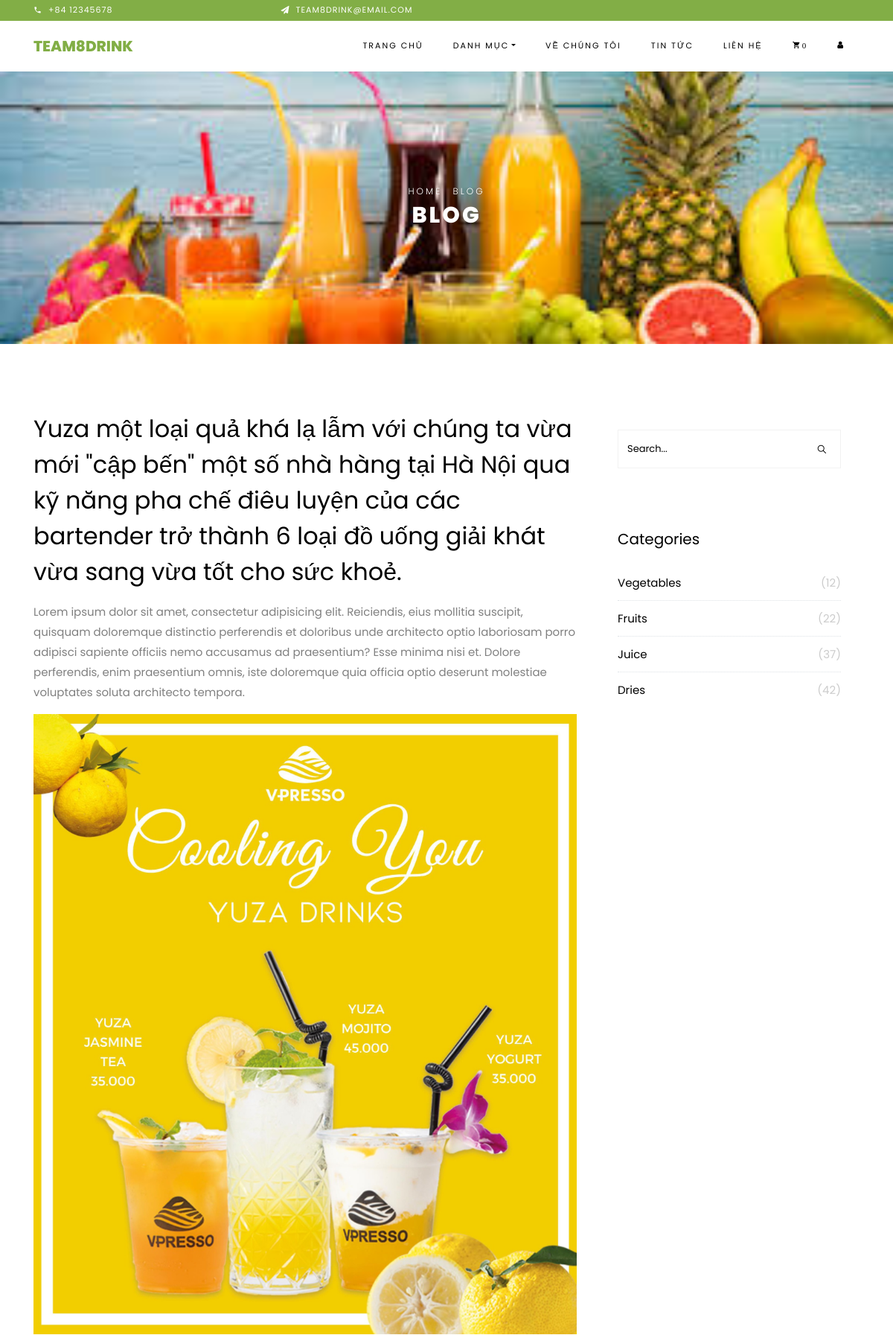
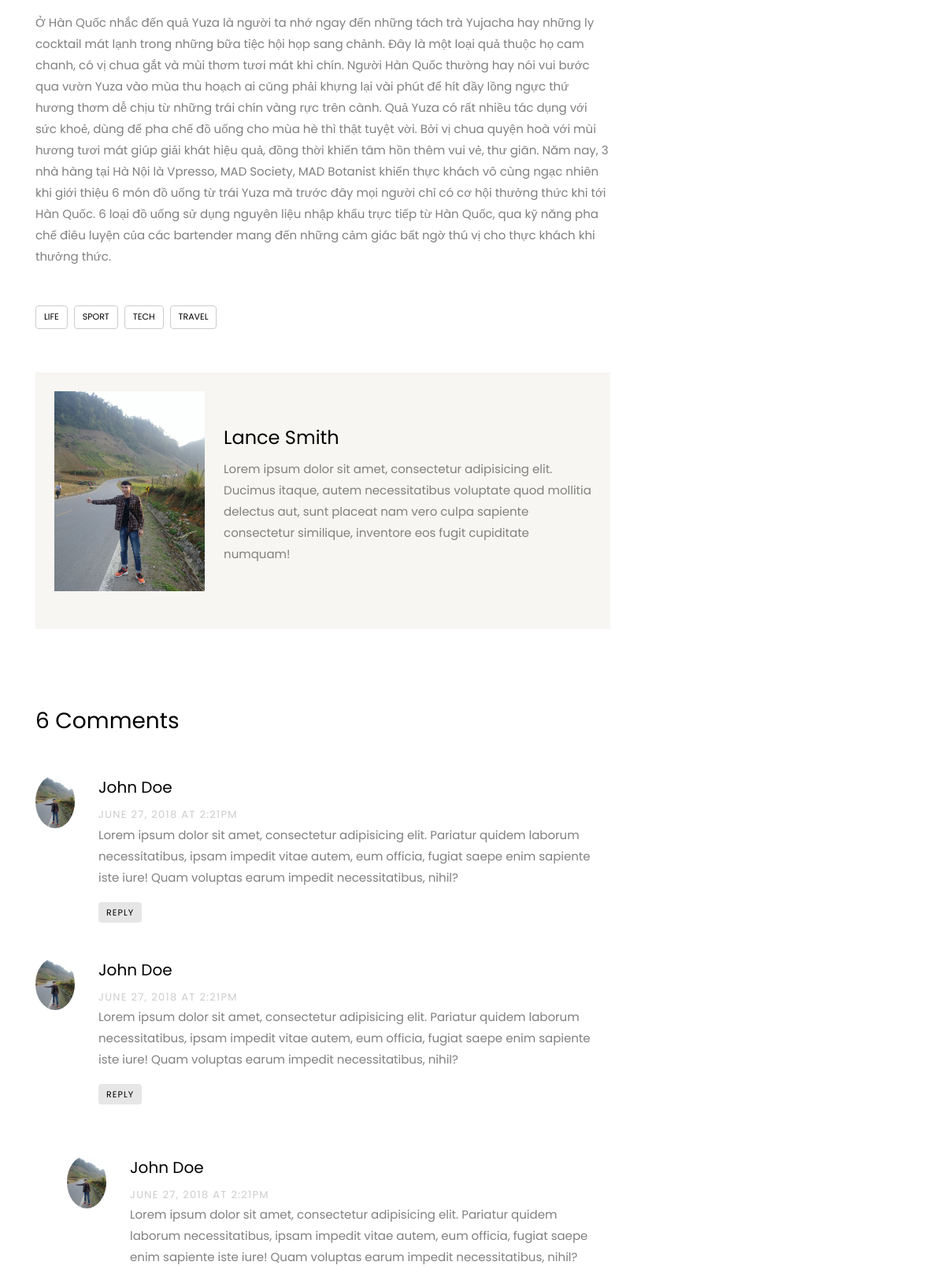
The app's page /?page=blog-single&&id=2 (upper part) with its own data (2 pictures, top to bottom).
### tables this page shows
CREATE TABLE `news` (
  `id` int(11) NOT NULL,
  `news_title` varchar(255) NOT NULL,
  `news_content` varchar(5000) NOT NULL,
  `news_image` varchar(2000) NOT NULL
);

### libs/database.php (called while the page is built, shortened)
<?php
    function connection()
    {
        try {
            $conn = new PDO("mysql:host=localhost;dbname=ship-drink;charset=utf8", "root2", "");
        } catch (PDOException $e) {
            echo "Error connecting to database" . $e->getMessage();
        }
        return $conn;
    }
    function listOne($table, $id, $value)
    {
        $conn = connection();
        try {
            $sql = "SELECT*FROM $table WHERE $id=:$id";
            $stmt = $conn->prepare($sql);
            $stmt->bindParam(":$id", $value);
            $stmt->execute();
            $result = $stmt->fetch(PDO::FETCH_ASSOC);
        } catch (PDOException $e) {
            echo "Error connecting to database" . $e->getMessage();
        } finally {
            unset($conn);
        }
        return $result;
    }
    ?>

### libs/news.php (called while the page is built, shortened)
<?php
    require_once "database.php";
    function list_one_news($id, $value)
    {
        return listOne("news", $id, $value);
    }

### giao-dien/blog-single.php (the view, shortened to what this page needs)
<?php
$id = $_GET['id'];
$new_list_one = list_one_news('id',$id);
?>
<div class="hero-wrap hero-bread" style="background-image: url('images/bg_1.jpg');">
      <div class="container">
        <div class="row no-gutters slider-text align-items-center justify-content-center">
          <div class="col-md-9 ftco-animate text-center">
          	<p class="breadcrumbs"><span class="mr-2"><a href="index.html">Home</a></span> <span>Blog</span></p>
            <h1 class="mb-0 bread">Blog</h1>
          </div>
        </div>
      </div>
    </div>
    <section class="ftco-section ftco-degree-bg">
      <div class="container">
        <div class="row">
          <div class="col-lg-8 ftco-animate">
						<h2 class="mb-3"><?= $new_list_one['news_title'] ?></h2>
            <p>Lorem ipsum dolor sit amet, consectetur adipisicing elit. Reiciendis, eius mollitia suscipit, quisquam doloremque distinctio perferendis et doloribus unde architecto optio laboriosam porro adipisci sapiente officiis nemo accusamus ad praesentium? Esse minima nisi et. Dolore perferendis, enim praesentium omnis, iste doloremque quia officia optio deserunt molestiae voluptates soluta architecto tempora.</p>
            <p>
              <img src="images/<?= $new_list_one['news_image'] ?>" alt="" class="img-fluid">
            </p>
            <p>
            <?= $new_list_one['news_content'] ?>
            </p>
            <div class="tag-widget post-tag-container mb-5 mt-5">
              <div class="tagcloud">
                <a href="#" class="tag-cloud-link">Life</a>
                <a href="#" class="tag-cloud-link">Sport</a>
                <a href="#" class="tag-cloud-link">Tech</a>
                <a href="#" class="tag-cloud-link">Travel</a>
              </div>
            </div>
            <div class="about-author d-flex p-4 bg-light">
              <div class="bio align-self-md-center mr-4">
                <img src="images/person_1.jpg" alt="Image placeholder" class="img-fluid mb-4">
              </div>
              <div class="desc align-self-md-center">
                <h3>Lance Smith</h3>
                <p>Lorem ipsum dolor sit amet, consectetur adipisicing elit. Ducimus itaque, autem necessitatibus voluptate quod mollitia delectus aut, sunt placeat nam vero culpa sapiente consectetur similique, inventore eos fugit cupiditate numquam!</p>
              </div>
            </div>
            <div class="pt-5 mt-5">
              <h3 class="mb-5">6 Comments</h3>
              <ul class="comment-list">
                <li class="comment">
                  <div class="vcard bio">
                    <img src="images/person_1.jpg" alt="Image placeholder">
                  </div>
                  <div class="comment-body">
                    <h3>John Doe</h3>
                    <div class="meta">June 27, 2018 at 2:21pm</div>
                    <p>Lorem ipsum dolor sit amet, consectetur adipisicing elit. Pariatur quidem laborum necessitatibus, ipsam impedit vitae autem, eum officia, fugiat saepe enim sapiente iste iure! Quam voluptas earum impedit necessitatibus, nihil?</p>
                    <p><a href="#" class="reply">Reply</a></p>
                  </div>
                </li>
                <li class="comment">
                  <div class="vcard bio">
                    <img src="images/person_1.jpg" alt="Image placeholder">
                  </div>
                  <div class="comment-body">
                    <h3>John Doe</h3>
                    <div class="meta">June 27, 2018 at 2:21pm</div>
                    <p>Lorem ipsum dolor sit amet, consectetur adipisicing elit. Pariatur quidem laborum necessitatibus, ipsam impedit vitae autem, eum officia, fugiat saepe enim sapiente iste iure! Quam voluptas earum impedit necessitatibus, nihil?</p>
                    <p><a href="#" class="reply">Reply</a></p>
                  </div>
                  <ul class="children">
                    <li class="comment">
                      <div class="vcard bio">
                        <img src="images/person_1.jpg" alt="Image placeholder">
                      </div>
                      <div class="comment-body">
                        <h3>John Doe</h3>
                        <div class="meta">June 27, 2018 at 2:21pm</div>
                        <p>Lorem ipsum dolor sit amet, consectetur adipisicing elit. Pariatur quidem laborum necessitatibus, ipsam impedit vitae autem, eum officia, fugiat saepe enim sapiente iste iure! Quam voluptas earum impedit necessitatibus, nihil?</p>
                      </div>
                    </li>
                  </ul>
                </li>
              </ul>
            </div>
          </div>
          <div class="col-lg-4 sidebar ftco-animate">
            <div class="sidebar-box">
              <form action="#" class="search-form">
                <div class="form-group">
                  <span class="icon ion-ios-search"></span>
                  <input type="text" class="form-control" placeholder="Search...">
                </div>
              </form>
            </div>
            <div class="sidebar-box ftco-animate">
            	<h3 class="heading">Categories</h3>
              <ul class="categories">
                <li><a href="#">Vegetables <span>(12)</span></a></li>
                <li><a href="#">Fruits <span>(22)</span></a></li>
                <li><a href="#">Juice <span>(37)</span></a></li>
                <li><a href="#">Dries <span>(42)</span></a></li>
              </ul>
            </div>
          </div>
        </div>
      </div>
    </section>

### records on screen
news: news_title "Yuza một loại quả khá lạ lẫm với chúng ta vừa mới \"cập bến\" một số nhà hàng tại Hà Nội qua kỹ năng pha chế điêu luyện của các bartender trở thành 6 loại đồ uống giải khát vừa sang vừa tốt cho sức khoẻ.", news_image (picture), news_content "Ở Hàn Quốc nhắc đến quả Yuza là người ta nhớ ngay đến những tách trà Yujacha hay những ly cocktail mát lạnh trong những bữa tiệc hội họp sang chảnh. Đây là một loại quả thuộc họ cam chanh, có vị chua gắt và mùi thơm tươi mát khi chín. Người Hàn Quốc thường hay nói vui bước qua vườn Yuza vào mùa thu hoạch ai cũng phải khựng lại vài phút để hít đầy lồng ngực thứ hương thơm dễ chịu từ những trái chín vàng rực trên cành. Quả Yuza có rất nhiều tác dụng với sức khoẻ, dùng để pha chế đồ uống cho mùa hè thì thật tuyệt vời. Bởi vị chua quyện hoà với mùi hương tươi mát giúp giải khát hiệu quả, đồng thời khiến tâm hồn thêm vui vẻ, thư giãn. Năm nay, 3 nhà hàng tại Hà Nội là Vpresso, MAD Society, MAD…"

### other values on screen
$numCart "0"
